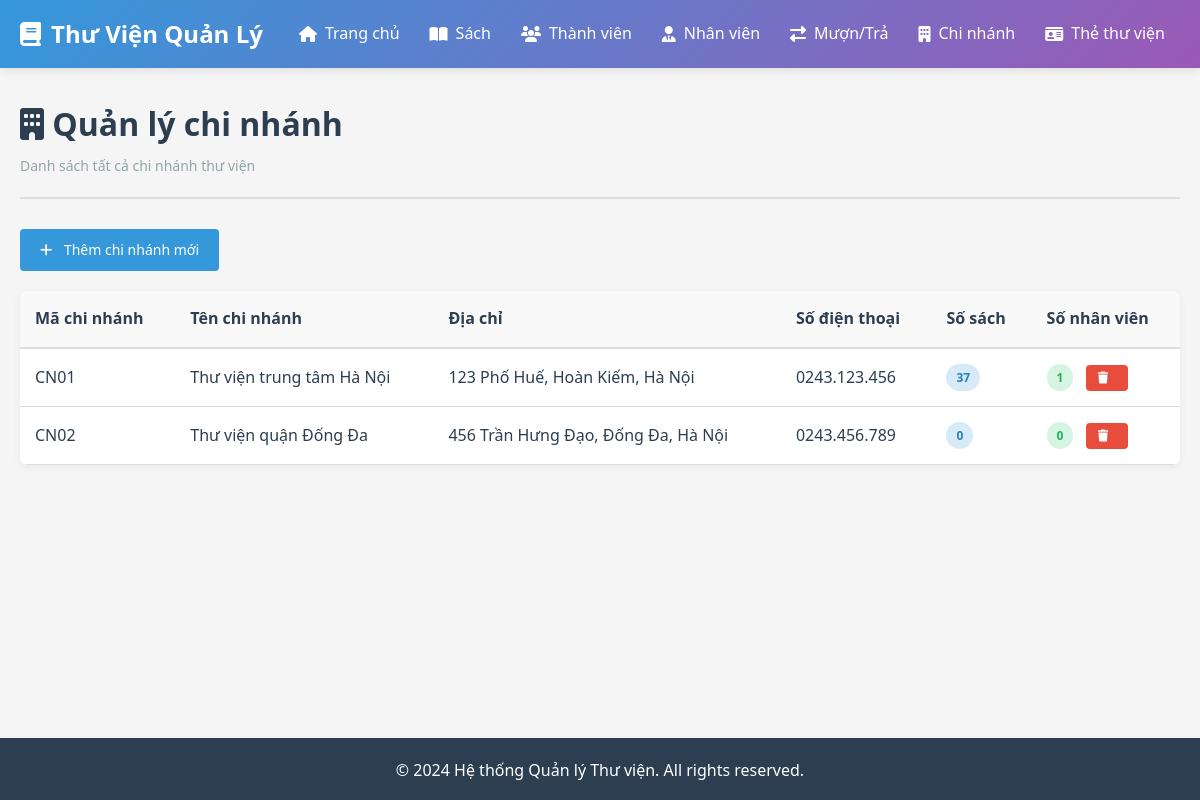
Page /chi-nhanh on the committed database.
### app/models/__init__.py (models this page shows, shortened)
class ChiNhanh(db.Model):
    __tablename__ = 'chi_nhanh'
    ma_chi_nhanh = db.Column(db.String(10), primary_key=True)
    ten_chi_nhanh = db.Column(db.String(150), nullable=False)
    dia_chi = db.Column(db.String(255))
    sdt = db.Column(db.String(15))
    ban_sao = db.relationship('BanSao', backref='chi_nhanh', lazy=True, cascade='all, delete-orphan')
    nhan_vien = db.relationship('NhanVien', backref='chi_nhanh', lazy=True, cascade='all, delete-orphan')

### app/routes/__init__.py (the view)
@bp.route('/chi-nhanh')
def danh_sach_chi_nhanh():
    chi_nhanh = db.session.query(ChiNhanh).all()
    return render_template('chi_nhanh/danh_sach.html', chi_nhanh=chi_nhanh)

### app/templates/chi_nhanh/danh_sach.html (shortened to what this page needs)
{% extends "base.html" %}
{% block content %}
<div class="page-header">
    <h1><i class="fas fa-building"></i> Quản lý chi nhánh</h1>
    <p>Danh sách tất cả chi nhánh thư viện</p>
</div>
<div class="toolbar">
    <a href="{{ url_for('main.them_chi_nhanh') }}" class="btn btn-primary">
        <i class="fas fa-plus"></i> Thêm chi nhánh mới
    </a>
</div>
<div class="table-responsive">
    <table class="table">
        <thead>
            <tr>
                <th>Mã chi nhánh</th>
                <th>Tên chi nhánh</th>
                <th>Địa chỉ</th>
                <th>Số điện thoại</th>
                <th>Số sách</th>
                <th>Số nhân viên</th>
            </tr>
        </thead>
        <tbody>
            {% for cn in chi_nhanh %}
            <tr>
                <td>{{ cn.ma_chi_nhanh }}</td>
                <td>{{ cn.ten_chi_nhanh }}</td>
                <td>{{ cn.dia_chi or 'N/A' }}</td>
                <td>{{ cn.sdt or 'N/A' }}</td>
                <td><span class="badge badge-info">{{ cn.ban_sao|length }}</span></td>
                <td>
                    <span class="badge badge-success">{{ cn.nhan_vien|length }}</span>
                    <form method="POST" action="{{ url_for('main.xoa_chi_nhanh', ma_chi_nhanh=cn.ma_chi_nhanh) }}" style="display:inline-block; margin-left:8px;" onsubmit="return confirm('Bạn có chắc muốn xóa chi nhánh này?');">
                        <button class="btn btn-sm btn-danger" type="submit"><i class="fas fa-trash"></i></button>
                    </form>
                </td>
            </tr>
            {% else %}
            <tr>
                <td colspan="6" class="text-center">Không có chi nhánh nào</td>
            </tr>
            {% endfor %}
        </tbody>
    </table>
</div>
{% endblock %}

### app/static/css/style.css (style rules this page uses)
:root { --primary: #3498db; --success: #2ecc71; --danger: #e74c3c; --warning: #f39c12; --info: #9b59b6; --light: #ecf0f1; --dark: #2c3e50; --gray: #95a5a6; --border: #ddd; }
* { margin: 0; padding: 0; box-sizing: border-box; }
body { font-family: 'Segoe UI', Tahoma, Geneva, Verdana, sans-serif; background-color: #f5f5f5; color: var(--dark); line-height: 1.6; }
.page-header { margin-bottom: 30px; padding-bottom: 20px; border-bottom: 2px solid var(--border); }
.page-header h1 { font-size: 32px; margin-bottom: 5px; color: var(--dark); }
.page-header p { color: var(--gray); font-size: 14px; }
.btn { display: inline-block; padding: 10px 20px; border: none; border-radius: 4px; cursor: pointer; text-decoration: none; font-size: 14px; transition: all 0.3s; font-weight: 500; text-align: center; }
.btn i { margin-right: 8px; }
.btn-primary { background: var(--primary); color: white; }
.btn-danger { background: var(--danger); color: white; }
.btn-sm { padding: 6px 12px; font-size: 12px; }
.table-responsive { overflow-x: auto; background: white; border-radius: 8px; box-shadow: 0 2px 10px rgba(0,0,0,0.05); margin-bottom: 20px; }
.table { width: 100%; border-collapse: collapse; margin: 0; }
.table thead { background: #f9f9f9; border-bottom: 2px solid var(--border); }
.table th { padding: 15px; text-align: left; font-weight: 600; color: var(--dark); }
.table td { padding: 15px; border-bottom: 1px solid var(--border); }
.badge { display: inline-block; padding: 4px 10px; border-radius: 20px; font-size: 12px; font-weight: 600; }
.badge-info { background: rgba(52, 152, 219, 0.2); color: #2980b9; }
.badge-success { background: rgba(46, 204, 113, 0.2); color: #27ae60; }
.toolbar { margin-bottom: 20px; display: flex; gap: 10px; }

### rows in the picture
ChiNhanh: ma_chi_nhanh "CN01", ten_chi_nhanh "Thư viện trung tâm Hà Nội", dia_chi "123 Phố Huế, Hoàn Kiếm, Hà Nội", sdt "0243.123.456", ban_sao|length "37", nhan_vien|length "1"
ChiNhanh: ma_chi_nhanh "CN02", ten_chi_nhanh "Thư viện quận Đống Đa", dia_chi "456 Trần Hưng Đạo, Đống Đa, Hà Nội", sdt "0243.456.789", ban_sao|length "0", nhan_vien|length "0"
